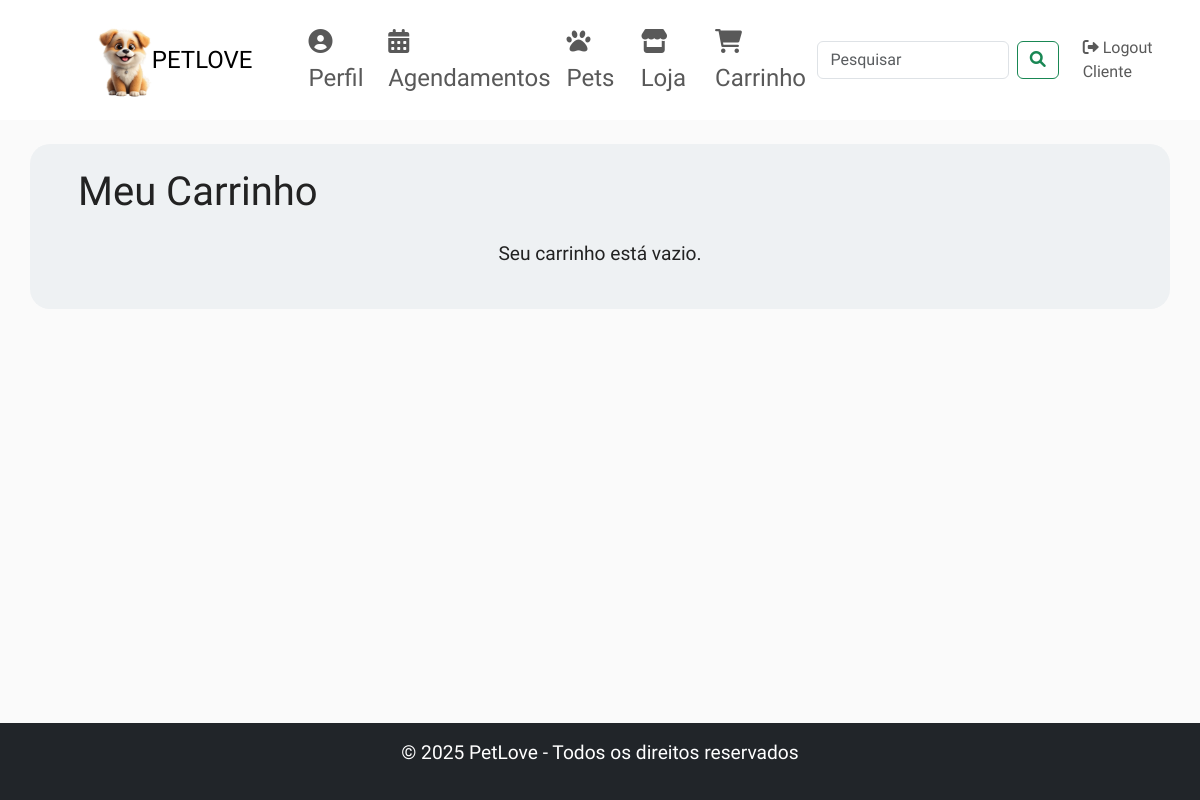
Page /meu_carrinho (signed in) on the earlier database version.
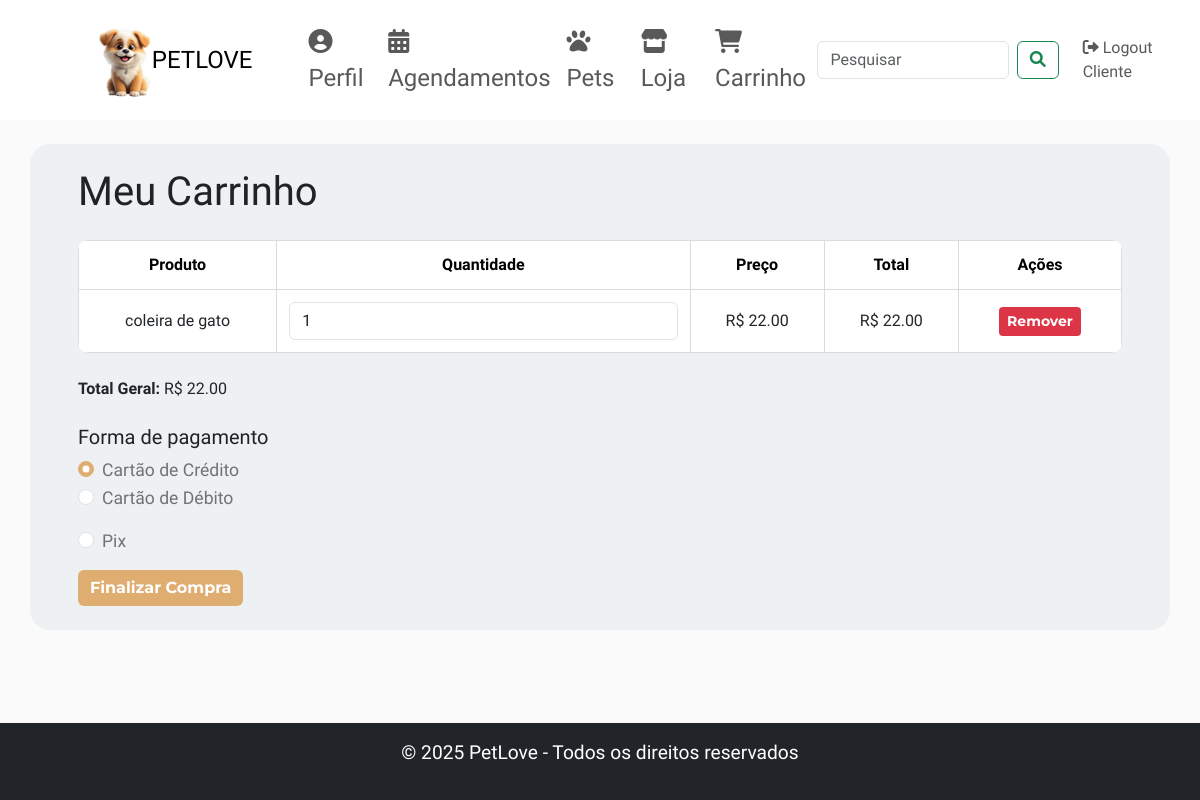
Same page on the later database version.
### app.py (models this page shows, shortened)
class CarrinhoItem(db.Model):
    __tablename__ = 'carrinho_item'
    __table_args__ = (db.UniqueConstraint('carrinho_id', 'produto_id', name='_carrinho_produto_uc'),)
    id = db.Column(db.Integer, primary_key=True)
    carrinho_id = db.Column(db.Integer, db.ForeignKey('carrinho.id'))
    produto_id = db.Column(db.Integer, db.ForeignKey('produto.id'))
    cliente_id = db.Column(db.Integer, db.ForeignKey('cliente.id'), nullable=False)
    quantidade = db.Column(db.Integer, nullable=False)
    carrinho = db.relationship('Carrinho', back_populates='itens')
    produto = db.relationship('Produto')
    cliente = db.relationship('Cliente')

class Produto(db.Model):
    id = db.Column(db.Integer, primary_key=True)
    nome = db.Column(db.String(120), nullable=False)
    descricao = db.Column(db.String(255))
    quantidade = db.Column(db.Integer, nullable=False)
    preco = db.Column(db.Float, nullable=False)
    foto = db.Column(db.String(120))
    imagem = db.Column(db.String(200), nullable=True)
    prestador_id = db.Column(db.Integer, db.ForeignKey('user.id'), nullable=False)
    prestador = db.relationship('User', backref=db.backref('produtos', lazy=True))

### app.py (the view, shortened to what this page needs)
@app.route('/meu_carrinho', methods=['GET', 'POST'])
@login_required
def meu_carrinho():
    cliente_id = current_user.cliente.id
    carrinho = Carrinho.query.filter_by(cliente_id=cliente_id, status='ativo').first()
    if not carrinho or not carrinho.itens:
        flash("Seu carrinho está vazio.")
        return render_template('meu_carrinho.html', carrinho_itens=[])
    carrinho_itens = carrinho.itens
    total_geral = sum(item.produto.preco * item.quantidade for item in carrinho_itens)
    return render_template('meu_carrinho.html', carrinho_itens=carrinho_itens, total_geral=total_geral)

### app.py (called while the page is built)
@login_manager.user_loader
def load_user(user_id):
    return User.query.get(int(user_id))

@app.before_request
def create_tables():
    db.create_all()

### templates/meu_carrinho.html (shortened to what the changed rows need)
<!DOCTYPE html>
<html lang="pt-br">
<head>
    <link href="https://cdn.jsdelivr.net/npm/bootstrap@5.3.0-alpha1/dist/css/bootstrap.min.css" rel="stylesheet"/>
    <link href="https://cdnjs.cloudflare.com/ajax/libs/font-awesome/6.0.0-beta3/css/all.min.css" rel="stylesheet"/>
</head>
<body>
    <div class="container mt-4 mb-5">
        <h1 class="mb-4">Meu Carrinho</h1>
        {% if carrinho_itens %}
        <form method="POST" action="{{ url_for('meu_carrinho') }}">
            <table class="mb-4">
                <thead class="table-light">
                    <tr>
                        <th>Produto</th>
                        <th>Quantidade</th>
                        <th>Preço</th>
                        <th>Total</th>
                        <th>Ações</th>
                    </tr>
                </thead>
                <tbody>
                {% for item in carrinho_itens %}
                    <tr>
                        <td>{{ item.produto.nome }}</td>
                        <td>
                            <input type="number" name="quantidade_{{ item.id }}" value="{{ item.quantidade }}" min="1"
                            class="form-control">
                        </td>
                        <td>R$ {{ '%.2f'|format(item.produto.preco) }}</td>
                        <td>R$ {{ '%.2f'|format(1 * item.produto.preco) }}</td>
                        <td>
                            <a href="{{ url_for('remover_item', item_id=item.id) }}" class="btn btn-danger btn-sm">Remover</a>
                        </td>
                    </tr>
                {% endfor %}
                </tbody>
            </table>
            <p><strong>Total Geral:</strong> R$ {{ '%.2f'|format(total_geral) }}</p>
            <h5 class="mt-4">Forma de pagamento</h5>
            <div class="form-check">
                <input class="form-check-input" type="radio" name="forma_pagamento" id="credito" value="credito" checked>
                <label class="form-check-label" for="credito">Cartão de Crédito</label>
            </div>
            <div class="form-check mb-3">
                <input class="form-check-input" type="radio" name="forma_pagamento" id="debito" value="debito">
                <label class="form-check-label" for="debito">Cartão de Débito</label>
            </div>
            <div class="form-check mb-3">
                <input class="form-check-input" type="radio" name="forma_pagamento" id="pix" value="pix">
                <label class="form-check-label" for="pix">Pix</label>
            </div>
            <button type="submit" class="btn btn-success">Finalizar Compra</button>
        </form>
        {% else %}
        <p class="text-center">Seu carrinho está vazio.</p>
        {% endif %}
    </div>
</body>
</html>

Differences in the rows shown:
added CarrinhoItem: produto.nome "coleira de gato", quantidade "1"
now on this page (row edited): Produto: produto.preco "22.00", 1*item.produto.preco "22.00"
Other differences:
{{ '%.2f'|format(total_geral) }}: (not shown) → "22.00"
form field forma_pagamento: (not shown) → "☑ Cartão de Crédito"
form field forma_pagamento: (not shown) → "☐ Cartão de Débito"
form field forma_pagamento: (not shown) → "☐ Pix"
text no longer shown: "Seu carrinho está vazio."
text now shown: "Produto Quantidade Preço Total Ações Total Geral: R$ Forma de pagamento Cartão de Crédito Cartão de Débito Pix Finalizar Compra"
